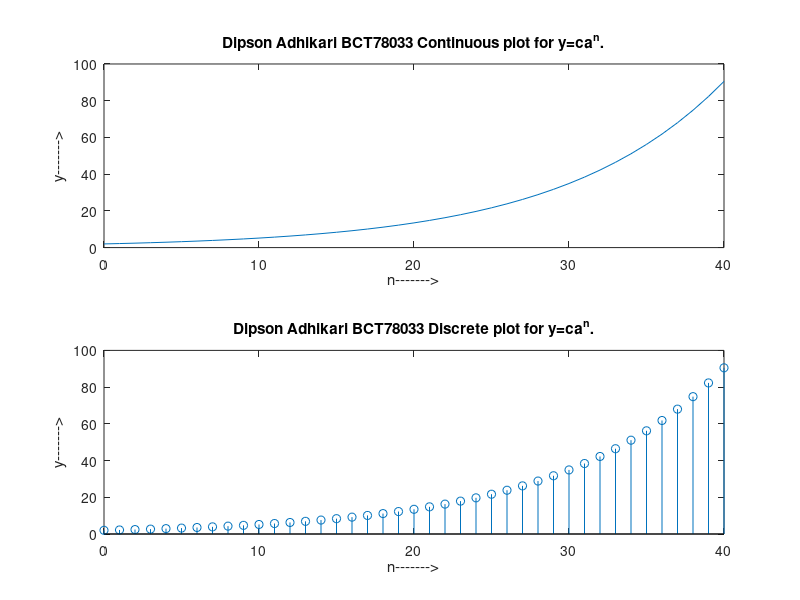

Source code (MATLAB):
clc
clear all
close all
n=0:40;
a=1.1;
c=2;
y=c*a.^n;
subplot (211);
plot(n,y);
xlabel('n------->');
ylabel('y------->');
title('Dipson Adhikari BCT78033 Continuous plot for y=ca^n.');
m=0:40;
b=1.1;
d=2;
t=d*b.^m;
subplot (212);
stem(m,t);
xlabel('n------->');
ylabel('y------->');
title('Dipson Adhikari BCT78033 Discrete plot for y=ca^n.');
